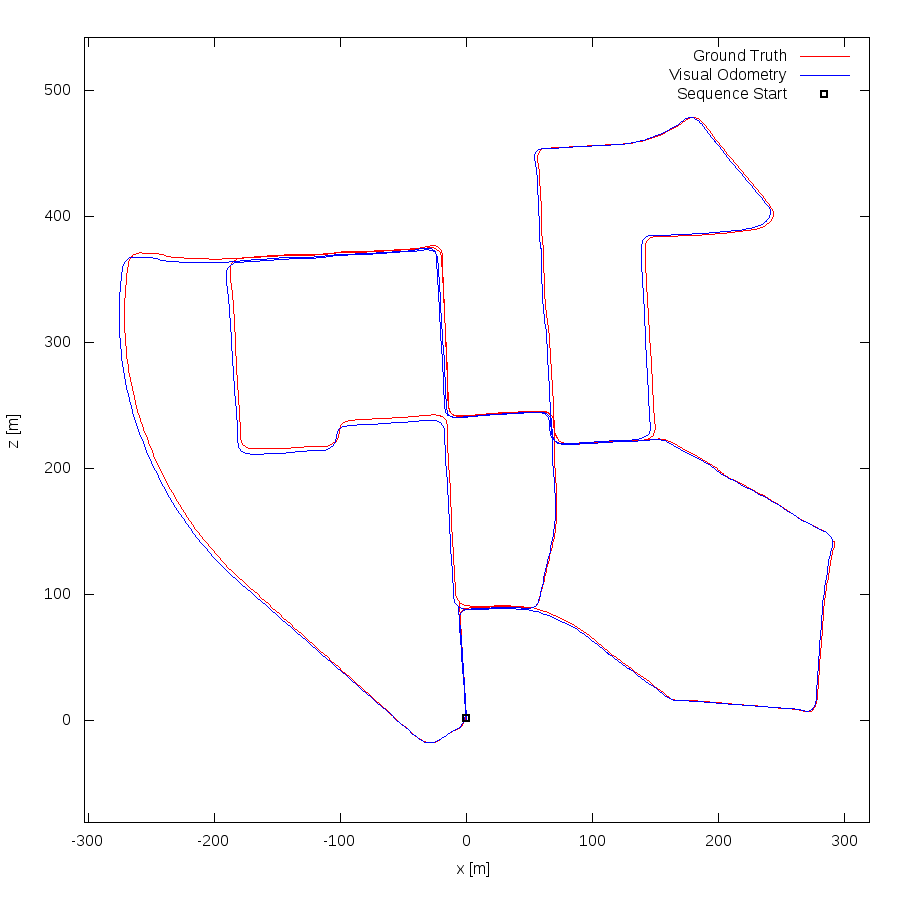

The gnuplot source for this figure:
set term postscript eps enhanced color
set output "00.eps"
set size ratio -1
set xrange [-303:320]
set yrange [-81:542]
set xlabel "x [m]"
set ylabel "z [m]"
plot "00.txt" using 1:2 lc rgb "#FF0000" title 'Ground Truth' w lines,"00.txt" using 3:4 lc rgb "#0000FF" title 'Visual Odometry' w lines,"< head -1 00.txt" using 1:2 lc rgb "#000000" pt 4 ps 1 lw 2 title 'Sequence Start' w points
